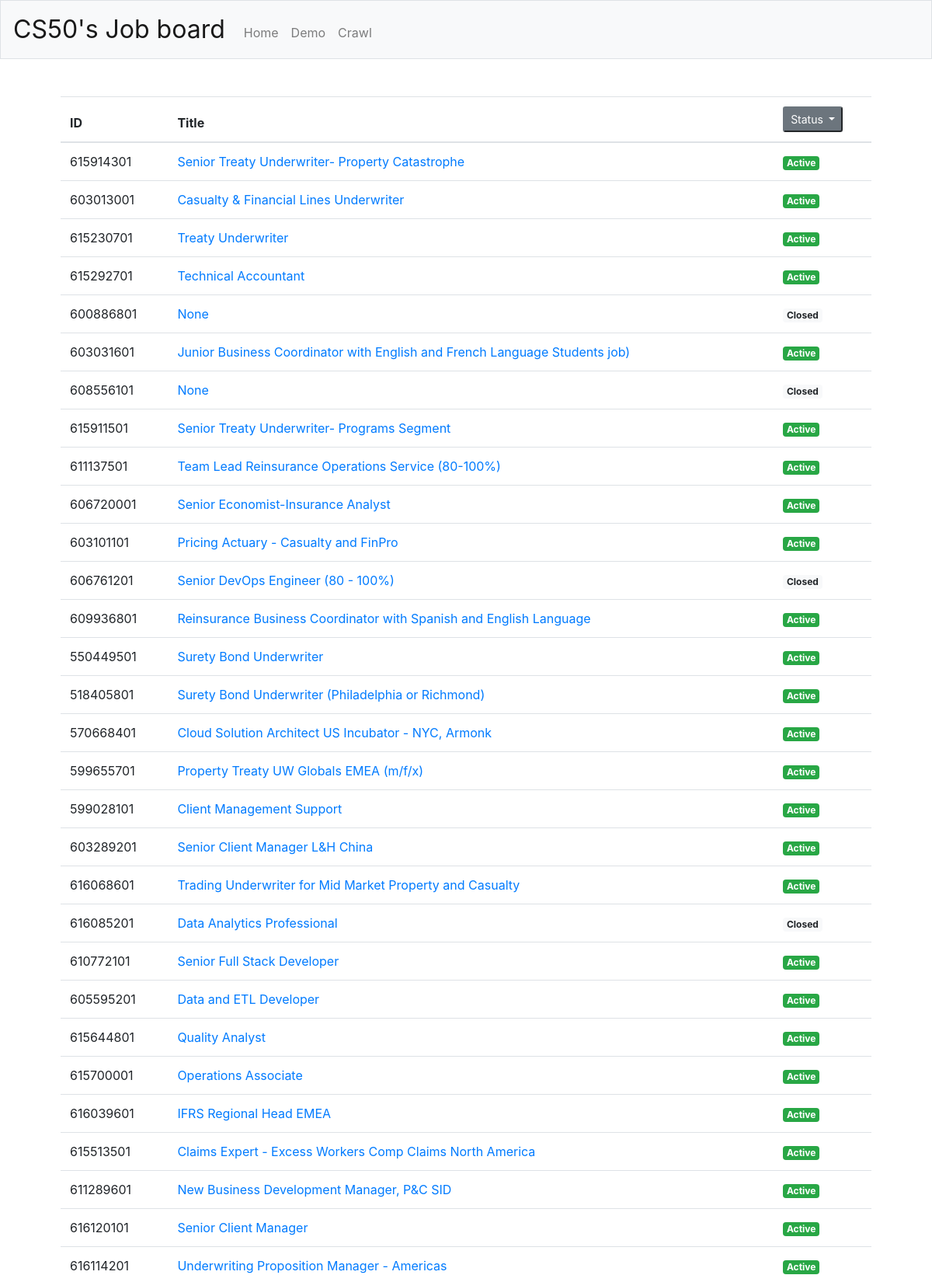
Screenshot of /?is_active=-1 (upper part) with the database file from the repository.
### tables this page shows
CREATE TABLE 'urls' ('id' bigint PRIMARY KEY NOT NULL DEFAULT NULL, 'loc' varchar(256) DEFAULT NULL, 'created' datetime DEFAULT CURRENT_TIMESTAMP, 'updated' datetime DEFAULT CURRENT_TIMESTAMP, 'is_active' boolean, 'title' varchar(200) DEFAULT NULL);

### application.py (the view)
@app.route("/")
def index():
    is_active = request.args.get('is_active')
    query = ""
    if is_active == "0":
        query = "SELECT * FROM urls WHERE is_active = 0"
    elif is_active == "-1":
        query = "SELECT * FROM urls"
    else:
        query = "SELECT * FROM urls WHERE is_active = 1"
    jobs = db.execute(query)
    return render_template("index.html", jobs=jobs)

### application.py (called while the page is built)
@app.after_request
def after_request(response):
    response.headers["Cache-Control"] = "no-cache, no-store, must-revalidate"
    response.headers["Expires"] = 0
    response.headers["Pragma"] = "no-cache"
    return response

### templates/index.html (shortened to what this page needs)
{% extends "layout.html" %}
{% block main %}
    <div>
        <table class="table">
          <thead>
            <tr>
              <th scope="col">ID</th>
              <th scope="col">Title</th>
              <th scope="col"><div class="btn-group" role="group">
    <button id="btnGroupDrop1" type="button" class="btn-sm btn-secondary dropdown-toggle" data-toggle="dropdown" aria-haspopup="true" aria-expanded="false">
      Status
    </button>
  </div></th>
            </tr>
          </thead>
          <tbody>
            {% for job in jobs %}
                <tr>
                    <td>{{ job['id'] }}</td>
                    <td><a href="{{ job['loc'] }}" target="_blank">{{ job['title'] }}</a></td>
                    <td>
                      {% if job['is_active'] == 1 %}
                        <span class="badge badge-success">Active</span></td>
                      {% else %}
                        <span class="badge badge-light">Closed</span>
                      {% endif %}
                </tr>
            {% endfor %}
          </tbody>
        </table>
    </div>
{% endblock %}

### static/styles.css (style rules this page uses)
.table { text-align: left; }

### rows the page displays
urls: id "615914301", title "Senior Treaty Underwriter- Property Catastrophe", is_active "Active"
urls: id "603013001", title "Casualty & Financial Lines Underwriter", is_active "Active"
urls: id "615230701", title "Treaty Underwriter", is_active "Active"
urls: id "615292701", title "Technical Accountant", is_active "Active"
urls: id "600886801", title "None", is_active "Closed"
urls: id "603031601", title "Junior Business Coordinator with English and French Language Students job)", is_active "Active"
urls: id "608556101", title "None", is_active "Closed"
urls: id "615911501", title "Senior Treaty Underwriter- Programs Segment", is_active "Active"
urls: id "611137501", title "Team Lead Reinsurance Operations Service (80-100%)", is_active "Active"
urls: id "606720001", title "Senior Economist-Insurance Analyst", is_active "Active"
urls: id "603101101", title "Pricing Actuary - Casualty and FinPro", is_active "Active"
urls: id "606761201", title "Senior DevOps Engineer (80 - 100%)", is_active "Closed"
urls: id "609936801", title "Reinsurance Business Coordinator with Spanish and English Language", is_active "Active"
urls: id "550449501", title "Surety Bond Underwriter", is_active "Active"
urls: id "518405801", title "Surety Bond Underwriter (Philadelphia or Richmond)", is_active "Active"
urls: id "570668401", title "Cloud Solution Architect US Incubator - NYC, Armonk", is_active "Active"
urls: id "599655701", title "Property Treaty UW Globals EMEA (m/f/x)", is_active "Active"
urls: id "599028101", title "Client Management Support", is_active "Active"
urls: id "603289201", title "Senior Client Manager L&H China", is_active "Active"
urls: id "616068601", title "Trading Underwriter for Mid Market Property and Casualty", is_active "Active"
urls: id "616085201", title "Data Analytics Professional", is_active "Closed"
urls: id "610772101", title "Senior Full Stack Developer", is_active "Active"
urls: id "605595201", title "Data and ETL Developer", is_active "Active"
urls: id "615644801", title "Quality Analyst", is_active "Active"
urls: id "615700001", title "Operations Associate", is_active "Active"
urls: id "616039601", title "IFRS Regional Head EMEA", is_active "Active"
urls: id "615513501", title "Claims Expert - Excess Workers Comp Claims North America", is_active "Active"
urls: id "611289601", title "New Business Development Manager, P&C SID", is_active "Active"
urls: id "616120101", title "Senior Client Manager", is_active "Active"
urls: id "616114201", title "Underwriting Proposition Manager - Americas", is_active "Active"
